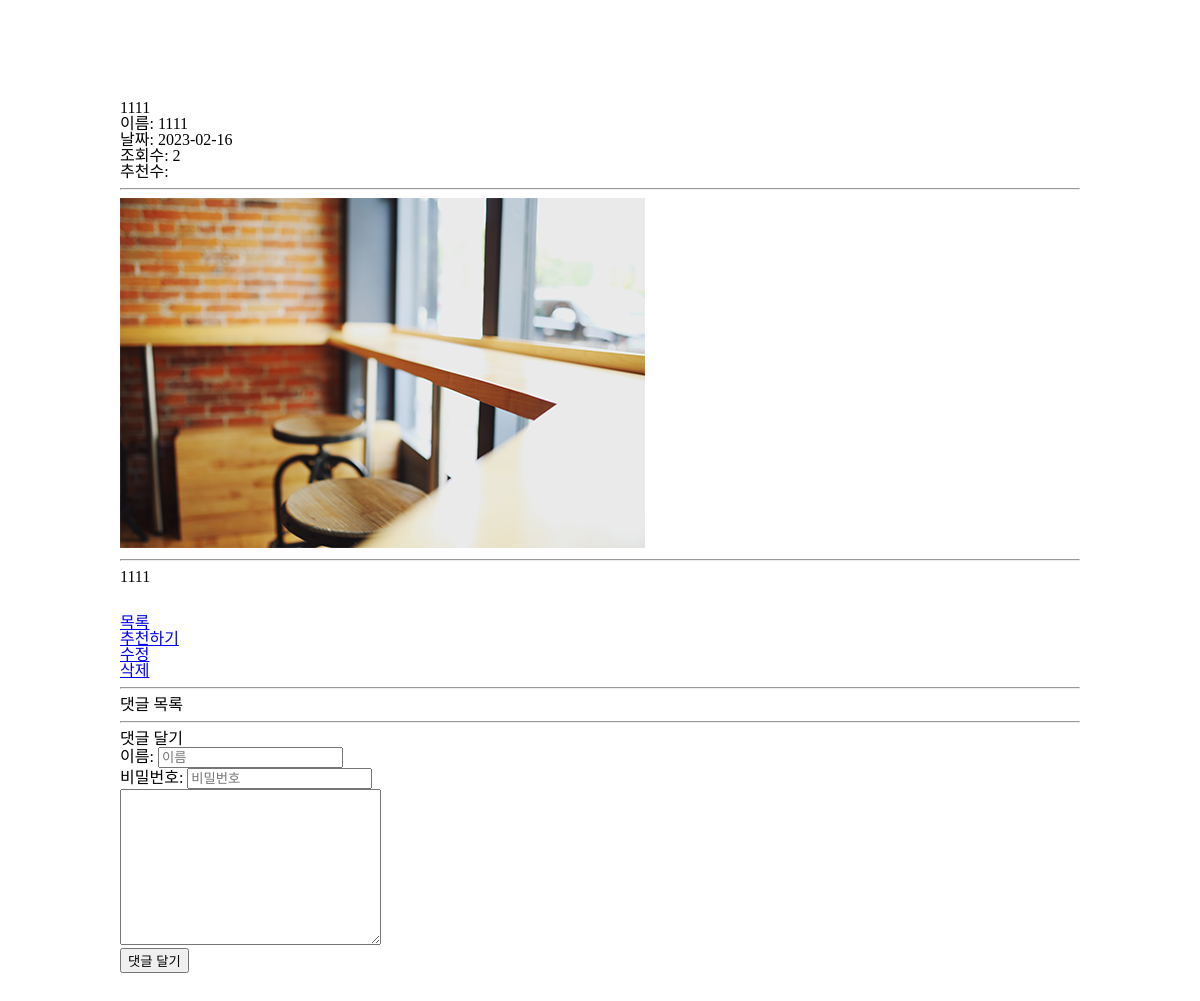
The page /page/board/read.php?idx=52 on the database its author committed.
### tables this page shows
CREATE TABLE `board` (
  `idx` int(10) NOT NULL,
  `name` varchar(100) NOT NULL,
  `pw` varchar(100) NOT NULL,
  `title` varchar(100) NOT NULL,
  `content` text NOT NULL,
  `date` date NOT NULL,
  `hit` int(10) DEFAULT NULL,
  `thumbsup` int(10) DEFAULT NULL,
  `lock_post` int(10) NOT NULL,
  `file` varchar(100) NOT NULL,
  `is_img` int(10) NOT NULL
);

### page/board/read.php (the view, shortened to what this page needs)
<?php
    include $_SERVER['DOCUMENT_ROOT']."/bbs/inc/db.php";
?>
<!DOCTYPE html>
<html lang="en">
<head>
    <link rel="stylesheet" href="../../css/bbs_style.css">
</head>
<body>
    <?php
        $bno = $_GET['idx'];
         $sql3 = "SELECT * from board where idx='{$bno}'";
         $result3 = $conn->query($sql3);
         $row2 = $result3 ->fetch_assoc();
    ?>
    <div class="board_area">
        <h2><?php echo $row2['title']; ?></h2>
        <div id="user_info">
            <p><span>이름:</span> <?php echo $row2['name']; ?> </p>
            <p><span>날짜:</span>   <?php echo $row2['date']; ?></p>
            <p><span>조회수:</span>  <?php echo $row2['hit']; ?> </p>
            <p><span>추천수:</span>   <?php echo $row2['thumbsup']; ?></p>
        </div>
        <hr>
        <div class="uploaded_file">
            <?php
                if($row2['is_img'] == 1){
            ?>
            <img src="../../upload/<?php echo $row2['file']?>">
            <?php
                }else{
            ?>
            첨부파일: <a href="../../upload/<?php echo $row2['file']?>" target="_blank"><?php echo $row2['file']?></a>
            <?php
                }
            ?>
        </div>
        <hr>
        <div class="content">
            <?php
            echo nl2br($row2['content']);
            ?>
        </div>
        <div class="board_btns">
            <ul class="flex">
                <li><a href="../../index.php">목록</a></li>
                <li><a href="thumbsup.php?idx=<?php echo $row2['idx']?>">추천하기</a></li>
                <li><a href="modify.php?idx=<?php echo $row2['idx']?>">수정</a></li>
                <li><a href="delete.php?idx=<?php echo $row2['idx']?>">삭제</a></li>
            </ul>
        </div>
        <hr>
        <h3>댓글 목록</h3>
        <hr>
        <h4>댓글 달기</h4>
        <div class="reply_form">
            <form action="reply_ok.php?idx=<?php echo $bno;?>" method="post">
                <div>
                    <label for="reply_user">이름:</label>
                    <input type="text" name="reply_user" id="reply_user" placeholder="이름">
                </div>
                <div>
                    <label for="reply_pw">비밀번호:</label>
                    <input type="password" name="reply_pw" id="reply_pw" placeholder="비밀번호">
                </div>
                <div>
                    <textarea name="reply_content" id="" cols="30" rows="10"></textarea>
                </div>
                <button>댓글 달기</button>
            </form>
        </div>
    </div>
</body>
</html>

### css/bbs_style.css (style rules this page uses)
body { padding: 100px 0; }
.board_area { width: 80%; margin: 0 auto; }
.board_btns { margin-top: 30px; }

### rows shown on the page
board: title "1111", name "1111", date "2023-02-16", hit "2", file (picture), content "1111"
